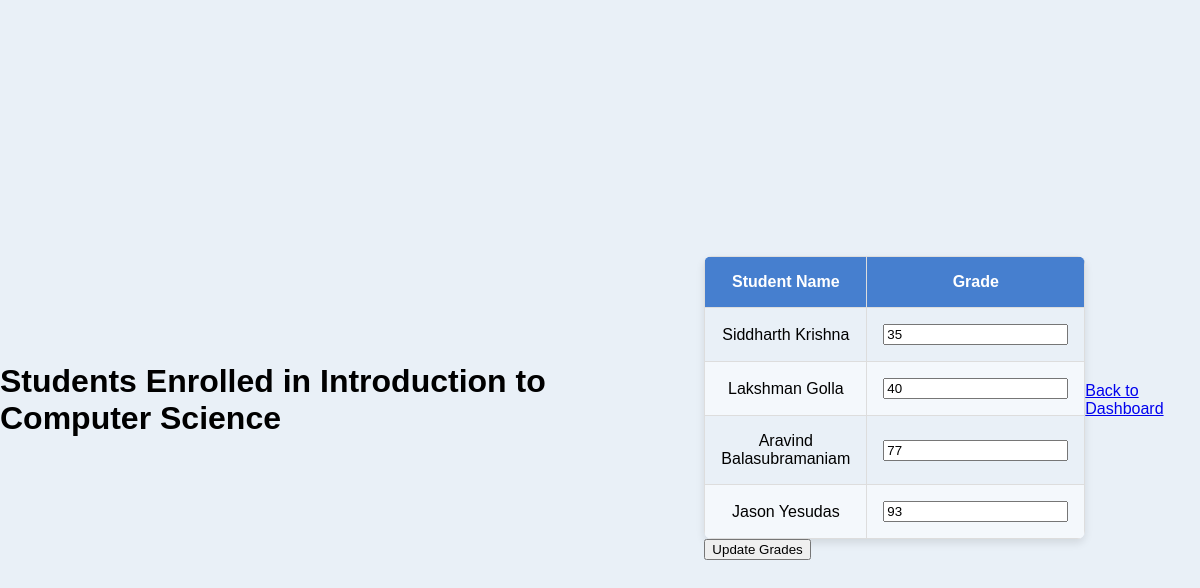
Page /teacher/course/1/students (signed in) on the committed database.
### app.py (models this page shows, shortened)
class Course(db.Model):
    id = db.Column(db.Integer, primary_key=True)
    course_code = db.Column(db.String(10))
    course_name = db.Column(db.String(100))
    capacity = db.Column(db.Integer)
    teacher_id = db.Column(db.Integer, db.ForeignKey('user.id'))
    teacher = db.relationship('User', backref='teaching_courses', foreign_keys=[teacher_id])
    time = db.Column(db.String(50))
    enrolled_count = db.Column(db.Integer, default=0)

class User(UserMixin, db.Model):
    id = db.Column(db.Integer, primary_key=True)
    username = db.Column(db.String(150))
    password = db.Column(db.String(150))
    role = db.Column(db.String(50))

class Enrollment(db.Model):
    id = db.Column(db.Integer, primary_key=True)
    course_id = db.Column(db.Integer, db.ForeignKey('course.id'))
    user_id = db.Column(db.Integer, db.ForeignKey('user.id'))
    grade = db.Column(db.String(5))
    user = db.relationship('User', backref='enrollments')
    course = db.relationship('Course', backref='enrollments', lazy=True)

### app.py (the view, shortened to what this page needs)
@app.route('/teacher/course/<int:course_id>/students', methods=['GET', 'POST'])
@login_required
def view_students(course_id):
    if current_user.role != 'teacher':
        flash("Access denied: Only teachers can view this page.", "danger")
        return redirect(url_for('login'))
    course = Course.query.filter_by(id=course_id, teacher_id=current_user.id).first()
    if not course:
        flash("You do not have permission to view students for this course.", "danger")
        return redirect(url_for('teacher_dashboard'))
    enrollments = Enrollment.query.filter_by(course_id=course.id).all()
    students = [(User.query.get(enrollment.user_id), enrollment) for enrollment in enrollments]
    return render_template('students_enrolled.html', course=course, students=students)

### app.py (called while the page is built)
@login_manager.user_loader
def load_user(user_id):
    return User.query.get(int(user_id))

### templates/students_enrolled.html (shortened to what this page needs)
<!DOCTYPE html>
<html lang="en">
<head>
    <link rel="stylesheet" href="/static/styles.css">
</head>
<body>
    <h1>Students Enrolled in {{ course.course_name }}</h1>
    <form method="POST">
        <table>
            <thead>
                <tr>
                    <th>Student Name</th>
                    <th>Grade</th>
                </tr>
            </thead>
            <tbody>
                {% for student, enrollment in students %}
                <tr>
                    <td>{{ student.username }}</td>
                    <td>
                        <input type="text" name="{{ enrollment.id }}" value="{{ enrollment.grade or '' }}">
                    </td>
                </tr>
                {% endfor %}
            </tbody>
        </table>
        <button type="submit">Update Grades</button>
    </form>
    <a href="{{ url_for('teacher_dashboard') }}">Back to Dashboard</a>
</body>
</html>

### static/styles.css (style rules this page uses)
body { font-family: Arial, sans-serif; background-color: #e9f0f7; margin: 0; display: flex; justify-content: center; align-items: center; min-height: 100vh; }
table { width: 100%; border-collapse: collapse; margin-top: 1rem; text-align: center; border-radius: 8px; overflow: hidden; box-shadow: 0px 4px 8px rgba(0, 0, 0, 0.1); }
th, td { border: 1px solid #ddd; padding: 1rem; }
th { background-color: #467fcf; color: #fff; font-weight: bold; }
tr:nth-child(even) { background-color: #f4f8fc; }

### rows in the picture
Course: course_name "Introduction to Computer Science"
User: username "Siddharth Krishna", grade "35"
User: username "Lakshman Golla", grade "40"
User: username "Aravind Balasubramaniam", grade "77"
User: username "Jason Yesudas", grade "93"
